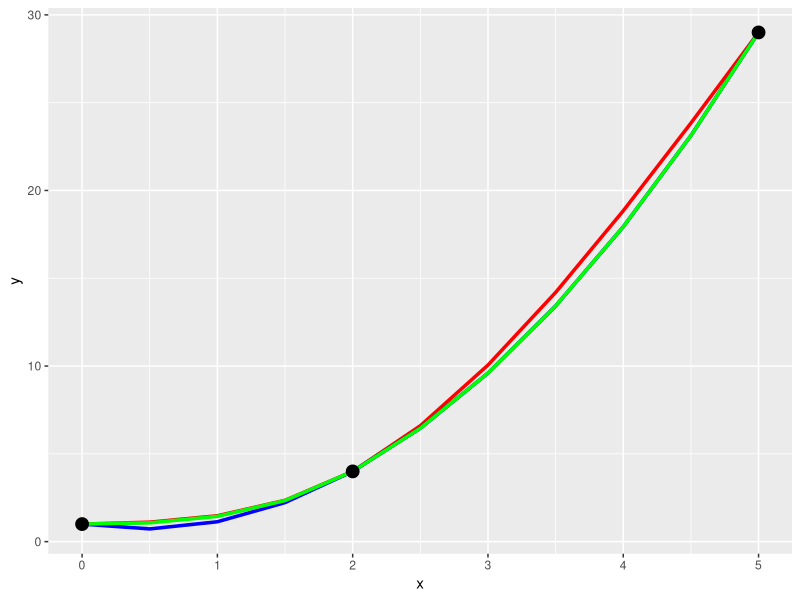

Generate this figure with R:
library(ggplot2)
x=c(0,2,5)
y=c(1,4,29)
xout=seq(0,5,0.5)
s1=spline(x,y,xout=xout,method='natural')
s2=spline(x,y,xout=xout,method='fmm')
s3=spline(x,y,xout=xout,method='hyman')
q <- ggplot(as.data.frame(s1),aes(x,y)) +
  geom_line(size=1.2,col='red') +
  geom_line(data=as.data.frame(s2),size=1.2,col='blue') +
  geom_line(data=as.data.frame(s3),size=1.2,col='green') +
  geom_point(data=data.frame(x=x,y=y),size=4)
print(q)